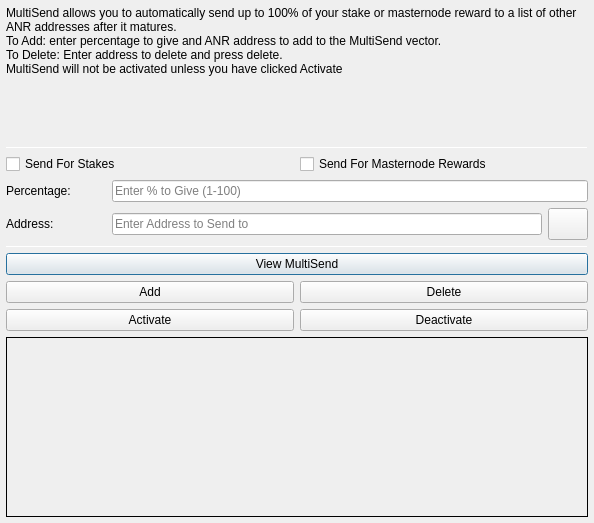
<?xml version="1.0" encoding="UTF-8"?>
<ui version="4.0">
 <class>MultiSendDialog</class>
 <widget class="QDialog" name="MultiSendDialog">
  <property name="windowModality">
   <enum>Qt::NonModal</enum>
  </property>
  <property name="geometry">
   <rect>
    <x>0</x>
    <y>0</y>
    <width>594</width>
    <height>523</height>
   </rect>
  </property>
  <property name="windowTitle">
   <string>MultiSend</string>
  </property>
  <layout class="QVBoxLayout" name="verticalLayout" stretch="0">
   <property name="leftMargin">
    <number>6</number>
   </property>
   <property name="topMargin">
    <number>6</number>
   </property>
   <property name="rightMargin">
    <number>6</number>
   </property>
   <property name="bottomMargin">
    <number>6</number>
   </property>
   <item>
    <layout class="QVBoxLayout" name="verticalLayout_Main" stretch="1,1,1,1,1,1">
     <item>
      <widget class="QLabel" name="label_2">
       <property name="lineWidth">
        <number>1</number>
       </property>
       <property name="text">
        <string>MultiSend allows you to automatically send up to 100% of your stake or masternode reward to a list of other ANR addresses after it matures.
To Add: enter percentage to give and ANR address to add to the MultiSend vector.
To Delete: Enter address to delete and press delete.
MultiSend will not be activated unless you have clicked Activate</string>
       </property>
       <property name="alignment">
        <set>Qt::AlignLeading|Qt::AlignLeft|Qt::AlignTop</set>
       </property>
       <property name="wordWrap">
        <bool>true</bool>
       </property>
      </widget>
     </item>
     <item>
      <widget class="Line" name="line">
       <property name="minimumSize">
        <size>
         <width>0</width>
         <height>1</height>
        </size>
       </property>
       <property name="maximumSize">
        <size>
         <width>16777215</width>
         <height>1</height>
        </size>
       </property>
       <property name="orientation">
        <enum>Qt::Horizontal</enum>
       </property>
      </widget>
     </item>
     <item>
      <layout class="QVBoxLayout" name="verticalLayout_Settings">
       <item>
        <layout class="QHBoxLayout" name="horizontalLayout">
         <item>
          <widget class="QCheckBox" name="multiSendStakeCheckBox">
           <property name="text">
            <string>Send For Stakes</string>
           </property>
          </widget>
         </item>
         <item>
          <widget class="QCheckBox" name="multiSendMasternodeCheckBox">
           <property name="text">
            <string>Send For Masternode Rewards</string>
           </property>
          </widget>
         </item>
        </layout>
       </item>
       <item>
        <layout class="QHBoxLayout" name="horizontalLayout_6">
         <item>
          <widget class="QLabel" name="label">
           <property name="minimumSize">
            <size>
             <width>100</width>
             <height>0</height>
            </size>
           </property>
           <property name="toolTip">
            <string>Percentage of stake to send</string>
           </property>
           <property name="text">
            <string>Percentage:</string>
           </property>
          </widget>
         </item>
         <item>
          <widget class="QLineEdit" name="multiSendPercentEdit">
           <property name="toolTip">
            <string>Enter whole numbers 1 - 100</string>
           </property>
           <property name="placeholderText">
            <string>Enter % to Give (1-100)</string>
           </property>
          </widget>
         </item>
        </layout>
       </item>
       <item>
        <layout class="QHBoxLayout" name="horizontalLayout_7">
         <item>
          <widget class="QLabel" name="label_5">
           <property name="minimumSize">
            <size>
             <width>100</width>
             <height>0</height>
            </size>
           </property>
           <property name="toolTip">
            <string>Address to send portion of stake to</string>
           </property>
           <property name="text">
            <string>Address:</string>
           </property>
          </widget>
         </item>
         <item>
          <widget class="QLineEdit" name="multiSendAddressEdit">
           <property name="toolTip">
            <string/>
           </property>
           <property name="placeholderText">
            <string>Enter Address to Send to</string>
           </property>
          </widget>
         </item>
         <item>
          <widget class="QPushButton" name="addressBookButton">
           <property name="maximumSize">
            <size>
             <width>16777215</width>
             <height>32</height>
            </size>
           </property>
           <property name="toolTip">
            <string>Choose an address from the address book</string>
           </property>
           <property name="text">
            <string/>
           </property>
           <property name="icon">
            <iconset resource="../Arnesta.qrc">
             <normaloff>:/icons/address-book</normaloff>:/icons/address-book</iconset>
           </property>
           <property name="shortcut">
            <string>Alt+A</string>
           </property>
           <property name="autoDefault">
            <bool>false</bool>
           </property>
          </widget>
         </item>
        </layout>
       </item>
      </layout>
     </item>
     <item>
      <widget class="Line" name="line_2">
       <property name="minimumSize">
        <size>
         <width>0</width>
         <height>1</height>
        </size>
       </property>
       <property name="maximumSize">
        <size>
         <width>16777215</width>
         <height>1</height>
        </size>
       </property>
       <property name="orientation">
        <enum>Qt::Horizontal</enum>
       </property>
      </widget>
     </item>
     <item>
      <layout class="QVBoxLayout" name="verticalLayout_Buttons">
       <item>
        <layout class="QHBoxLayout" name="horizontalLayout_4">
         <item>
          <widget class="QPushButton" name="viewButton">
           <property name="toolTip">
            <string/>
           </property>
           <property name="statusTip">
            <string>View MultiSend Vector</string>
           </property>
           <property name="text">
            <string>View MultiSend</string>
           </property>
          </widget>
         </item>
        </layout>
       </item>
       <item>
        <layout class="QHBoxLayout" name="horizontalLayout_2">
         <item>
          <widget class="QPushButton" name="addButton">
           <property name="toolTip">
            <string/>
           </property>
           <property name="statusTip">
            <string>Add to MultiSend Vector</string>
           </property>
           <property name="text">
            <string>Add</string>
           </property>
          </widget>
         </item>
         <item>
          <widget class="QPushButton" name="deleteButton">
           <property name="toolTip">
            <string/>
           </property>
           <property name="statusTip">
            <string>Delete Address From MultiSend Vector</string>
           </property>
           <property name="text">
            <string>Delete</string>
           </property>
          </widget>
         </item>
        </layout>
       </item>
       <item>
        <layout class="QHBoxLayout" name="horizontalLayout_5">
         <item>
          <widget class="QPushButton" name="activateButton">
           <property name="statusTip">
            <string>Activate MultiSend</string>
           </property>
           <property name="text">
            <string>Activate</string>
           </property>
          </widget>
         </item>
         <item>
          <widget class="QPushButton" name="disableButton">
           <property name="statusTip">
            <string>Deactivate MultiSend</string>
           </property>
           <property name="text">
            <string>Deactivate</string>
           </property>
          </widget>
         </item>
        </layout>
       </item>
      </layout>
     </item>
     <item>
      <widget class="QLabel" name="message">
       <property name="minimumSize">
        <size>
         <width>0</width>
         <height>180</height>
        </size>
       </property>
       <property name="frameShape">
        <enum>QFrame::Panel</enum>
       </property>
       <property name="frameShadow">
        <enum>QFrame::Plain</enum>
       </property>
       <property name="lineWidth">
        <number>1</number>
       </property>
       <property name="midLineWidth">
        <number>1</number>
       </property>
       <property name="text">
        <string/>
       </property>
       <property name="alignment">
        <set>Qt::AlignLeading|Qt::AlignLeft|Qt::AlignTop</set>
       </property>
       <property name="wordWrap">
        <bool>true</bool>
       </property>
      </widget>
     </item>
    </layout>
   </item>
  </layout>
 </widget>
 <resources>
  <include location="../Arnesta.qrc"/>
 </resources>
 <connections/>
</ui>
